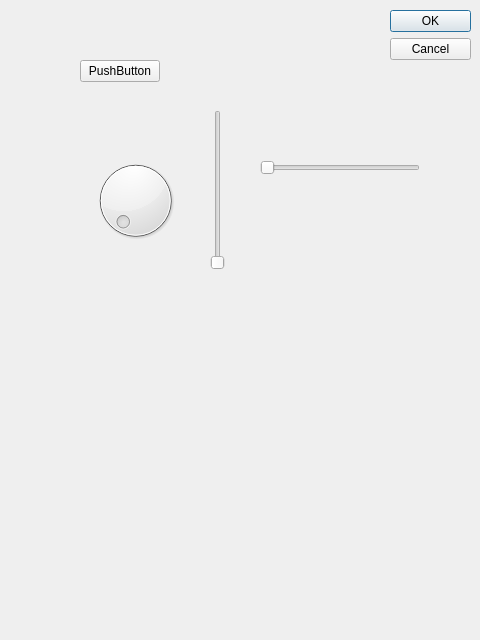
<?xml version="1.0" encoding="UTF-8"?>
<ui version="4.0">
 <class>Dialog</class>
 <widget class="QDialog" name="Dialog">
  <property name="geometry">
   <rect>
    <x>0</x>
    <y>0</y>
    <width>480</width>
    <height>640</height>
   </rect>
  </property>
  <property name="windowTitle">
   <string>Dialog</string>
  </property>
  <widget class="QDialogButtonBox" name="buttonBox">
   <property name="geometry">
    <rect>
     <x>390</x>
     <y>10</y>
     <width>81</width>
     <height>621</height>
    </rect>
   </property>
   <property name="orientation">
    <enum>Qt::Vertical</enum>
   </property>
   <property name="standardButtons">
    <set>QDialogButtonBox::Cancel|QDialogButtonBox::Ok</set>
   </property>
  </widget>
  <widget class="QPushButton" name="pushButton">
   <property name="geometry">
    <rect>
     <x>80</x>
     <y>60</y>
     <width>80</width>
     <height>22</height>
    </rect>
   </property>
   <property name="text">
    <string>PushButton</string>
   </property>
  </widget>
  <widget class="QDial" name="dial">
   <property name="geometry">
    <rect>
     <x>90</x>
     <y>130</y>
     <width>91</width>
     <height>141</height>
    </rect>
   </property>
  </widget>
  <widget class="QSlider" name="horizontalSlider">
   <property name="geometry">
    <rect>
     <x>260</x>
     <y>160</y>
     <width>160</width>
     <height>16</height>
    </rect>
   </property>
   <property name="orientation">
    <enum>Qt::Horizontal</enum>
   </property>
  </widget>
  <widget class="QSlider" name="verticalSlider">
   <property name="geometry">
    <rect>
     <x>210</x>
     <y>110</y>
     <width>16</width>
     <height>160</height>
    </rect>
   </property>
   <property name="orientation">
    <enum>Qt::Vertical</enum>
   </property>
  </widget>
 </widget>
 <resources/>
 <connections>
  <connection>
   <sender>buttonBox</sender>
   <signal>accepted()</signal>
   <receiver>Dialog</receiver>
   <slot>accept()</slot>
   <hints>
    <hint type="sourcelabel">
     <x>248</x>
     <y>254</y>
    </hint>
    <hint type="destinationlabel">
     <x>157</x>
     <y>274</y>
    </hint>
   </hints>
  </connection>
  <connection>
   <sender>buttonBox</sender>
   <signal>rejected()</signal>
   <receiver>Dialog</receiver>
   <slot>reject()</slot>
   <hints>
    <hint type="sourcelabel">
     <x>316</x>
     <y>260</y>
    </hint>
    <hint type="destinationlabel">
     <x>286</x>
     <y>274</y>
    </hint>
   </hints>
  </connection>
 </connections>
</ui>
